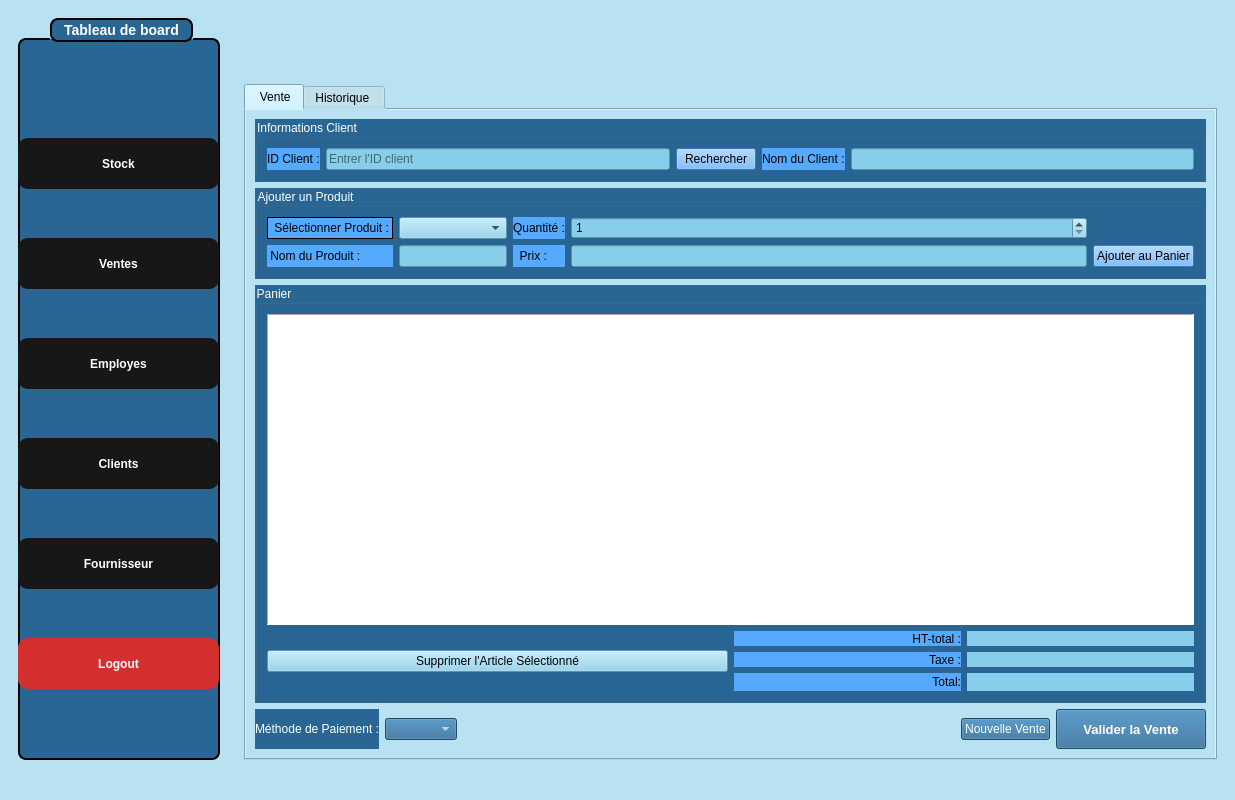
<?xml version="1.0" encoding="UTF-8"?>
<ui version="4.0">
 <class>SalesWindow</class>
 <widget class="QMainWindow" name="SalesWindow">
  <property name="geometry">
   <rect>
    <x>0</x>
    <y>0</y>
    <width>1235</width>
    <height>800</height>
   </rect>
  </property>
  <property name="windowTitle">
   <string>Sales Management - Smart Optical Store</string>
  </property>
  <property name="styleSheet">
   <string notr="true">background-color:#b8e2f2; color: black;</string>
  </property>
  <widget class="QWidget" name="centralwidget">
   <layout class="QHBoxLayout" name="horizontalLayout">
    <item>
     <widget class="QWidget" name="sidebarWidget" native="true">
      <property name="minimumSize">
       <size>
        <width>220</width>
        <height>0</height>
       </size>
      </property>
      <property name="maximumSize">
       <size>
        <width>220</width>
        <height>16777215</height>
       </size>
      </property>
      <layout class="QVBoxLayout" name="verticalLayout">
       <item>
        <widget class="QGroupBox" name="groupBox">
         <property name="styleSheet">
          <string notr="true">QGroupBox {
    background-color: rgb(41, 102, 148);   /* blue background */
    border: 2px solid black;               /* black border, 2px wide */
    border-radius: 8px;                    /* rounded corners */
    margin-top: 20px;                      /* space for the title */
    color: white;                          /* title text color */
    font-weight: bold;
    font-size: 14px;
}

QGroupBox::title {
 border: 2px solid black;               /* black border, 2px wide */
    border-radius: 8px;     
background-color: rgb(41, 102, 148);
    subcontrol-origin: margin;
    subcontrol-position: top center;       /* title centered */
    padding: 2px 10px;
}</string>
         </property>
         <property name="title">
          <string>Tableau de board</string>
         </property>
         <widget class="QPushButton" name="pushButton_4">
          <property name="geometry">
           <rect>
            <x>0</x>
            <y>420</y>
            <width>201</width>
            <height>51</height>
           </rect>
          </property>
          <property name="styleSheet">
           <string notr="true">#pushButton_4 {
    font-family: Arial, Helvetica, sans-serif;
    font-weight: bold;
    color: white;
    background-color: #171717;
    padding: 10px 20px;
    border: none;
    border-radius: 10px;
}

#pushButton_4:hover {
    background-color: #0c66ed; /* hover effect */
}

#pushButton_4:pressed {
    background-color: #094bb0; /* pressed effect */
}</string>
          </property>
          <property name="text">
           <string>Clients</string>
          </property>
         </widget>
         <widget class="QPushButton" name="pushButton">
          <property name="geometry">
           <rect>
            <x>0</x>
            <y>120</y>
            <width>201</width>
            <height>51</height>
           </rect>
          </property>
          <property name="styleSheet">
           <string notr="true">#pushButton{
    font-family: Arial, Helvetica, sans-serif;
    font-weight: bold;
    color: white;
    background-color: #171717;
    padding: 10px 20px;
    border: none;
    border-radius: 10px;
}

#pushButton:hover {
    background-color: #0c66ed; /* hover effect */
}

#pushButton:pressed {
    background-color: #094bb0; /* pressed effect */
}</string>
          </property>
          <property name="text">
           <string>Stock</string>
          </property>
         </widget>
         <widget class="QPushButton" name="pushButton_3">
          <property name="geometry">
           <rect>
            <x>0</x>
            <y>320</y>
            <width>201</width>
            <height>51</height>
           </rect>
          </property>
          <property name="styleSheet">
           <string notr="true">#pushButton_3 {
    font-family: Arial, Helvetica, sans-serif;
    font-weight: bold;
    color: white;
    background-color: #171717;
    padding: 10px 20px;
    border: none;
    border-radius: 10px;
}

#pushButton_3:hover {
    background-color: #0c66ed; /* hover effect */
}

#pushButton_3:pressed {
    background-color: #094bb0; /* pressed effect */
}</string>
          </property>
          <property name="text">
           <string>Employes</string>
          </property>
         </widget>
         <widget class="QPushButton" name="pushButton_2">
          <property name="geometry">
           <rect>
            <x>0</x>
            <y>220</y>
            <width>201</width>
            <height>51</height>
           </rect>
          </property>
          <property name="styleSheet">
           <string notr="true">#pushButton_2 {
    font-family: Arial, Helvetica, sans-serif;
    font-weight: bold;
    color: white;
    background-color: #171717;
    padding: 10px 20px;
    border: none;
    border-radius: 10px;
}

#pushButton_2:hover {
    background-color: #0c66ed; /* hover effect */
}

#pushButton_2:pressed {
    background-color: #094bb0; /* pressed effect */
}</string>
          </property>
          <property name="text">
           <string>Ventes</string>
          </property>
         </widget>
         <widget class="QPushButton" name="pushButton_5">
          <property name="geometry">
           <rect>
            <x>0</x>
            <y>520</y>
            <width>201</width>
            <height>51</height>
           </rect>
          </property>
          <property name="styleSheet">
           <string notr="true">#pushButton_5 {
    font-family: Arial, Helvetica, sans-serif;
    font-weight: bold;
    color: white;
    background-color: #171717;
    padding: 10px 20px;
    border: none;
    border-radius: 10px;
}

#pushButton_5:hover {
    background-color: #0c66ed; /* hover effect */
}

#pushButton_5:pressed {
    background-color: #094bb0; /* pressed effect */
}</string>
          </property>
          <property name="text">
           <string>Fournisseur</string>
          </property>
         </widget>
         <widget class="QPushButton" name="logoutButton">
          <property name="geometry">
           <rect>
            <x>0</x>
            <y>620</y>
            <width>201</width>
            <height>51</height>
           </rect>
          </property>
          <property name="styleSheet">
           <string notr="true">#logoutButton {
    font-family: Arial, Helvetica, sans-serif;
    font-weight: bold;
    color: white;
    background-color: #d32f2f;
    padding: 10px 20px;
    border: none;
    border-radius: 10px;
}

#logoutButton:hover {
    background-color: #f44336; /* hover effect */
}

#logoutButton:pressed {
    background-color: #c62828; /* pressed effect */
}</string>
          </property>
          <property name="text">
           <string>Logout</string>
          </property>
         </widget>
        </widget>
       </item>
      </layout>
     </widget>
    </item>
    <item>
     <widget class="QWidget" name="contentWidget" native="true">
      <layout class="QVBoxLayout" name="verticalLayout_2">
       <item>
        <layout class="QHBoxLayout" name="headerLayout">
         <item>
          <spacer name="headerSpacer">
           <property name="orientation">
            <enum>Qt::Orientation::Horizontal</enum>
           </property>
           <property name="sizeHint" stdset="0">
            <size>
             <width>40</width>
             <height>20</height>
            </size>
           </property>
          </spacer>
         </item>
         <item>
          <widget class="QLabel" name="topRightLogoLabel">
           <property name="minimumSize">
            <size>
             <width>60</width>
             <height>60</height>
            </size>
           </property>
           <property name="maximumSize">
            <size>
             <width>60</width>
             <height>60</height>
            </size>
           </property>
           <property name="text">
            <string/>
           </property>
           <property name="pixmap">
            <pixmap resource="resources.qrc">:/images/logof.jpg</pixmap>
           </property>
           <property name="scaledContents">
            <bool>true</bool>
           </property>
           <property name="alignment">
            <set>Qt::AlignmentFlag::AlignCenter</set>
           </property>
          </widget>
         </item>
        </layout>
       </item>
       <item>
        <widget class="QTabWidget" name="tabWidget">
         <property name="currentIndex">
          <number>0</number>
         </property>
         <widget class="QWidget" name="newSaleTab">
          <attribute name="title">
           <string> Vente</string>
          </attribute>
          <layout class="QVBoxLayout" name="verticalLayout_3">
           <item>
            <widget class="QGroupBox" name="customerGroupBox">
             <property name="styleSheet">
              <string notr="true">background-color: rgb(41, 102, 148);
color: white;
</string>
             </property>
             <property name="title">
              <string>Informations Client</string>
             </property>
             <layout class="QHBoxLayout" name="horizontalLayout_2">
              <item>
               <widget class="QLabel" name="customerIdLabel">
                <property name="styleSheet">
                 <string notr="true">background-color: #55aaff;
color:black;</string>
                </property>
                <property name="text">
                 <string>ID Client :</string>
                </property>
               </widget>
              </item>
              <item>
               <widget class="QLineEdit" name="customerIdLineEdit">
                <property name="styleSheet">
                 <string notr="true">background-color: #87CEEB; color: black;</string>
                </property>
                <property name="text">
                 <string/>
                </property>
                <property name="placeholderText">
                 <string>Entrer l'ID client</string>
                </property>
               </widget>
              </item>
              <item>
               <widget class="QPushButton" name="customerSearchButton">
                <property name="styleSheet">
                 <string notr="true">background-color: #55aaff;
color:black;</string>
                </property>
                <property name="text">
                 <string>Rechercher</string>
                </property>
               </widget>
              </item>
              <item>
               <widget class="QLabel" name="customerNameLabel">
                <property name="styleSheet">
                 <string notr="true">background-color: #55aaff;
color:black;</string>
                </property>
                <property name="text">
                 <string>Nom du Client :</string>
                </property>
               </widget>
              </item>
              <item>
               <widget class="QLineEdit" name="customerNameLineEdit">
                <property name="enabled">
                 <bool>true</bool>
                </property>
                <property name="styleSheet">
                 <string notr="true">background-color: #87CEEB; color: black;</string>
                </property>
                <property name="readOnly">
                 <bool>false</bool>
                </property>
               </widget>
              </item>
             </layout>
            </widget>
           </item>
           <item>
            <widget class="QGroupBox" name="productGroupBox">
             <property name="styleSheet">
              <string notr="true">background-color: rgb(41, 102, 148);
color: white;</string>
             </property>
             <property name="title">
              <string>Ajouter un Produit</string>
             </property>
             <layout class="QGridLayout" name="gridLayout">
              <item row="0" column="0">
               <widget class="QLabel" name="productIdLabel">
                <property name="styleSheet">
                 <string notr="true">background-color: #55aaff;
color:black;</string>
                </property>
                <property name="frameShape">
                 <enum>QFrame::Shape::Box</enum>
                </property>
                <property name="text">
                 <string> Sélectionner Produit :</string>
                </property>
               </widget>
              </item>
              <item row="0" column="1" colspan="2">
               <widget class="QComboBox" name="productComboBox">
                <property name="styleSheet">
                 <string notr="true">background-color: #87CEEB; color: black;</string>
                </property>
                <property name="editable">
                 <bool>false</bool>
                </property>
               </widget>
              </item>
              <item row="0" column="3">
               <widget class="QLabel" name="quantityLabel">
                <property name="styleSheet">
                 <string notr="true">background-color: #55aaff;
color:black;</string>
                </property>
                <property name="text">
                 <string>Quantité :</string>
                </property>
               </widget>
              </item>
              <item row="0" column="4">
               <widget class="QSpinBox" name="quantitySpinBox">
                <property name="styleSheet">
                 <string notr="true">background-color: #87CEEB; color: black;</string>
                </property>
                <property name="minimum">
                 <number>1</number>
                </property>
                <property name="maximum">
                 <number>999</number>
                </property>
               </widget>
              </item>
              <item row="1" column="0">
               <widget class="QLabel" name="productNameLabel">
                <property name="styleSheet">
                 <string notr="true">background-color: #55aaff;
color:black;</string>
                </property>
                <property name="text">
                 <string> Nom du Produit :</string>
                </property>
               </widget>
              </item>
              <item row="1" column="1" colspan="2">
               <widget class="QLineEdit" name="productNameLineEdit">
                <property name="enabled">
                 <bool>true</bool>
                </property>
                <property name="styleSheet">
                 <string notr="true">background-color: #87CEEB; color: black;</string>
                </property>
                <property name="readOnly">
                 <bool>true</bool>
                </property>
               </widget>
              </item>
              <item row="1" column="3">
               <widget class="QLabel" name="priceLabel">
                <property name="styleSheet">
                 <string notr="true">background-color: #55aaff;
color:black;</string>
                </property>
                <property name="text">
                 <string>  Prix :</string>
                </property>
               </widget>
              </item>
              <item row="1" column="4">
               <widget class="QLineEdit" name="priceLineEdit">
                <property name="enabled">
                 <bool>true</bool>
                </property>
                <property name="styleSheet">
                 <string notr="true">background-color: #87CEEB; color: black;</string>
                </property>
                <property name="readOnly">
                 <bool>true</bool>
                </property>
               </widget>
              </item>
              <item row="1" column="5">
               <widget class="QPushButton" name="addProductButton">
                <property name="styleSheet">
                 <string notr="true">background-color: #55aaff;
color:black;</string>
                </property>
                <property name="text">
                 <string>Ajouter au Panier</string>
                </property>
               </widget>
              </item>
             </layout>
            </widget>
           </item>
           <item>
            <widget class="QGroupBox" name="cartGroupBox">
             <property name="styleSheet">
              <string notr="true">color: white;
background-color: rgb(41, 102, 148);</string>
             </property>
             <property name="title">
              <string>Panier</string>
             </property>
             <layout class="QVBoxLayout" name="verticalLayout_4">
              <item>
               <widget class="QTableView" name="cartTableView">
                <property name="styleSheet">
                 <string notr="true">background-color: rgb(255, 255, 255);
color: black;</string>
                </property>
                <property name="frameShape">
                 <enum>QFrame::Shape::Panel</enum>
                </property>
                <property name="selectionMode">
                 <enum>QAbstractItemView::SelectionMode::SingleSelection</enum>
                </property>
                <property name="selectionBehavior">
                 <enum>QAbstractItemView::SelectionBehavior::SelectRows</enum>
                </property>
               </widget>
              </item>
              <item>
               <layout class="QHBoxLayout" name="horizontalLayout_3">
                <item>
                 <widget class="QPushButton" name="removeProductButton">
                  <property name="styleSheet">
                   <string notr="true">background-color: #87CEEB;
color: black;
</string>
                  </property>
                  <property name="text">
                   <string>Supprimer l'Article Sélectionné</string>
                  </property>
                 </widget>
                </item>
                <item>
                 <layout class="QGridLayout" name="totalsLayout">
                  <item row="0" column="0">
                   <widget class="QLabel" name="label">
                    <property name="styleSheet">
                     <string notr="true">background-color: #55aaff;
color:black;</string>
                    </property>
                    <property name="text">
                     <string>HT-total :</string>
                    </property>
                    <property name="alignment">
                     <set>Qt::AlignmentFlag::AlignRight|Qt::AlignmentFlag::AlignTrailing|Qt::AlignmentFlag::AlignVCenter</set>
                    </property>
                   </widget>
                  </item>
                  <item row="0" column="1">
                   <widget class="QLabel" name="subtotalLabel">
                    <property name="font">
                     <font>
                      <pointsize>10</pointsize>
                      <bold>true</bold>
                     </font>
                    </property>
                    <property name="styleSheet">
                     <string notr="true">background-color: #87CEEB;</string>
                    </property>
                    <property name="text">
                     <string/>
                    </property>
                    <property name="alignment">
                     <set>Qt::AlignmentFlag::AlignRight|Qt::AlignmentFlag::AlignTrailing|Qt::AlignmentFlag::AlignVCenter</set>
                    </property>
                   </widget>
                  </item>
                  <item row="1" column="0">
                   <widget class="QLabel" name="label_2">
                    <property name="styleSheet">
                     <string notr="true">background-color: #55aaff;
color:black;</string>
                    </property>
                    <property name="text">
                     <string>Taxe :</string>
                    </property>
                    <property name="alignment">
                     <set>Qt::AlignmentFlag::AlignRight|Qt::AlignmentFlag::AlignTrailing|Qt::AlignmentFlag::AlignVCenter</set>
                    </property>
                   </widget>
                  </item>
                  <item row="1" column="1">
                   <widget class="QLabel" name="taxLabel">
                    <property name="font">
                     <font>
                      <pointsize>10</pointsize>
                      <bold>true</bold>
                     </font>
                    </property>
                    <property name="styleSheet">
                     <string notr="true">background-color: #87CEEB;</string>
                    </property>
                    <property name="text">
                     <string/>
                    </property>
                    <property name="alignment">
                     <set>Qt::AlignmentFlag::AlignRight|Qt::AlignmentFlag::AlignTrailing|Qt::AlignmentFlag::AlignVCenter</set>
                    </property>
                   </widget>
                  </item>
                  <item row="2" column="0">
                   <widget class="QLabel" name="label_3">
                    <property name="styleSheet">
                     <string notr="true">background-color: #55aaff;
color:black;</string>
                    </property>
                    <property name="text">
                     <string>Total:</string>
                    </property>
                    <property name="alignment">
                     <set>Qt::AlignmentFlag::AlignRight|Qt::AlignmentFlag::AlignTrailing|Qt::AlignmentFlag::AlignVCenter</set>
                    </property>
                   </widget>
                  </item>
                  <item row="2" column="1">
                   <widget class="QLabel" name="totalLabel">
                    <property name="font">
                     <font>
                      <pointsize>12</pointsize>
                      <bold>true</bold>
                     </font>
                    </property>
                    <property name="styleSheet">
                     <string notr="true">background-color: #87CEEB;</string>
                    </property>
                    <property name="text">
                     <string/>
                    </property>
                    <property name="alignment">
                     <set>Qt::AlignmentFlag::AlignRight|Qt::AlignmentFlag::AlignTrailing|Qt::AlignmentFlag::AlignVCenter</set>
                    </property>
                   </widget>
                  </item>
                 </layout>
                </item>
               </layout>
              </item>
             </layout>
            </widget>
           </item>
           <item>
            <layout class="QHBoxLayout" name="horizontalLayout_4">
             <item>
              <widget class="QLabel" name="paymentMethodLabel">
               <property name="styleSheet">
                <string notr="true">background-color:rgb(41, 102, 148);
color: white;</string>
               </property>
               <property name="text">
                <string>Méthode de Paiement :</string>
               </property>
              </widget>
             </item>
             <item>
              <widget class="QComboBox" name="paymentMethodComboBox">
               <property name="styleSheet">
                <string notr="true">background-color: rgb(41, 102, 148);
color: white;</string>
               </property>
              </widget>
             </item>
             <item>
              <spacer name="horizontalSpacer_2">
               <property name="orientation">
                <enum>Qt::Orientation::Horizontal</enum>
               </property>
               <property name="sizeHint" stdset="0">
                <size>
                 <width>40</width>
                 <height>20</height>
                </size>
               </property>
              </spacer>
             </item>
             <item>
              <widget class="QPushButton" name="newSaleButton">
               <property name="styleSheet">
                <string notr="true">color: white;
background-color: rgb(41, 102, 148);</string>
               </property>
               <property name="text">
                <string>Nouvelle Vente</string>
               </property>
              </widget>
             </item>
             <item>
              <widget class="QPushButton" name="saveSaleButton">
               <property name="minimumSize">
                <size>
                 <width>150</width>
                 <height>40</height>
                </size>
               </property>
               <property name="font">
                <font>
                 <pointsize>10</pointsize>
                 <bold>true</bold>
                </font>
               </property>
               <property name="styleSheet">
                <string notr="true">background-color: rgb(41, 102, 148);
color: white;</string>
               </property>
               <property name="text">
                <string>Valider la Vente</string>
               </property>
              </widget>
             </item>
            </layout>
           </item>
          </layout>
         </widget>
         <widget class="QWidget" name="salesHistoryTab">
          <attribute name="title">
           <string>Historique </string>
          </attribute>
          <layout class="QVBoxLayout" name="verticalLayout_5">
           <item>
            <layout class="QHBoxLayout" name="horizontalLayout_5">
             <item>
              <widget class="QLabel" name="searchLabel">
               <property name="styleSheet">
                <string notr="true">background-color: #55aaff;
color:black;</string>
               </property>
               <property name="text">
                <string>Rechercher</string>
               </property>
              </widget>
             </item>
             <item>
              <widget class="QLineEdit" name="searchSalesLineEdit">
               <property name="styleSheet">
                <string notr="true">background-color: #87CEEB; color: black;</string>
               </property>
               <property name="placeholderText">
                <string>Rechercher par ID de vente</string>
               </property>
              </widget>
             </item>
             <item>
              <widget class="QCheckBox" name="dateFilterCheckBox">
               <property name="styleSheet">
                <string notr="true">background-color: #55aaff;
color:black;</string>
               </property>
               <property name="text">
                <string>Filtrer par date</string>
               </property>
              </widget>
             </item>
             <item>
              <widget class="QLabel" name="startDateLabel">
               <property name="styleSheet">
                <string notr="true">background-color: #55aaff;
color:black;</string>
               </property>
               <property name="text">
                <string>Date de :</string>
               </property>
              </widget>
             </item>
             <item>
              <widget class="QDateEdit" name="startDateEdit">
               <property name="enabled">
                <bool>false</bool>
               </property>
               <property name="styleSheet">
                <string notr="true">background-color: #87CEEB; color: black;</string>
               </property>
               <property name="calendarPopup">
                <bool>true</bool>
               </property>
              </widget>
             </item>
             <item>
              <widget class="QLabel" name="endDateLabel">
               <property name="styleSheet">
                <string notr="true">background-color: #55aaff;
color:black;</string>
               </property>
               <property name="text">
                <string>Date a :</string>
               </property>
              </widget>
             </item>
             <item>
              <widget class="QDateEdit" name="endDateEdit">
               <property name="enabled">
                <bool>false</bool>
               </property>
               <property name="styleSheet">
                <string notr="true">background-color: #87CEEB; color: black;</string>
               </property>
               <property name="calendarPopup">
                <bool>true</bool>
               </property>
              </widget>
             </item>
             <item>
              <widget class="QLabel" name="sortLabel">
               <property name="styleSheet">
                <string notr="true">background-color: #55aaff;
color:black;</string>
               </property>
               <property name="text">
                <string>Trier par :</string>
               </property>
              </widget>
             </item>
             <item>
              <widget class="QComboBox" name="sortComboBox">
               <property name="styleSheet">
                <string notr="true">background-color: #87CEEB; color: black;</string>
               </property>
              </widget>
             </item>
             <item>
              <widget class="QPushButton" name="sortButton">
               <property name="styleSheet">
                <string notr="true">background-color: #55aaff; color: black;</string>
               </property>
               <property name="text">
                <string>Trier</string>
               </property>
              </widget>
             </item>
            </layout>
           </item>
           <item>
            <widget class="QTableView" name="salesTableView">
             <property name="styleSheet">
              <string notr="true">background-color: #FFFFFF;
color:black;</string>
             </property>
             <property name="selectionMode">
              <enum>QAbstractItemView::SelectionMode::SingleSelection</enum>
             </property>
             <property name="selectionBehavior">
              <enum>QAbstractItemView::SelectionBehavior::SelectRows</enum>
             </property>
            </widget>
           </item>
           <item>
            <layout class="QHBoxLayout" name="exportButtonLayout">
             <item>
              <spacer name="horizontalSpacer_export">
               <property name="orientation">
                <enum>Qt::Orientation::Horizontal</enum>
               </property>
               <property name="sizeHint" stdset="0">
                <size>
                 <width>40</width>
                 <height>20</height>
                </size>
               </property>
              </spacer>
             </item>
             <item>
              <widget class="QPushButton" name="exportPdfButton">
               <property name="minimumSize">
                <size>
                 <width>200</width>
                 <height>40</height>
                </size>
               </property>
               <property name="font">
                <font>
                 <pointsize>10</pointsize>
                 <bold>true</bold>
                </font>
               </property>
               <property name="styleSheet">
                <string notr="true">background-color: #55aaff;
color: black;</string>
               </property>
               <property name="text">
                <string>Exporter Ventes en PDF</string>
               </property>
              </widget>
             </item>
            </layout>
           </item>
          </layout>
         </widget>
        </widget>
       </item>
      </layout>
     </widget>
    </item>
   </layout>
  </widget>
  <widget class="QStatusBar" name="statusbar"/>
 </widget>
 <resources>
  <include location="resources.qrc"/>
 </resources>
 <connections/>
</ui>
